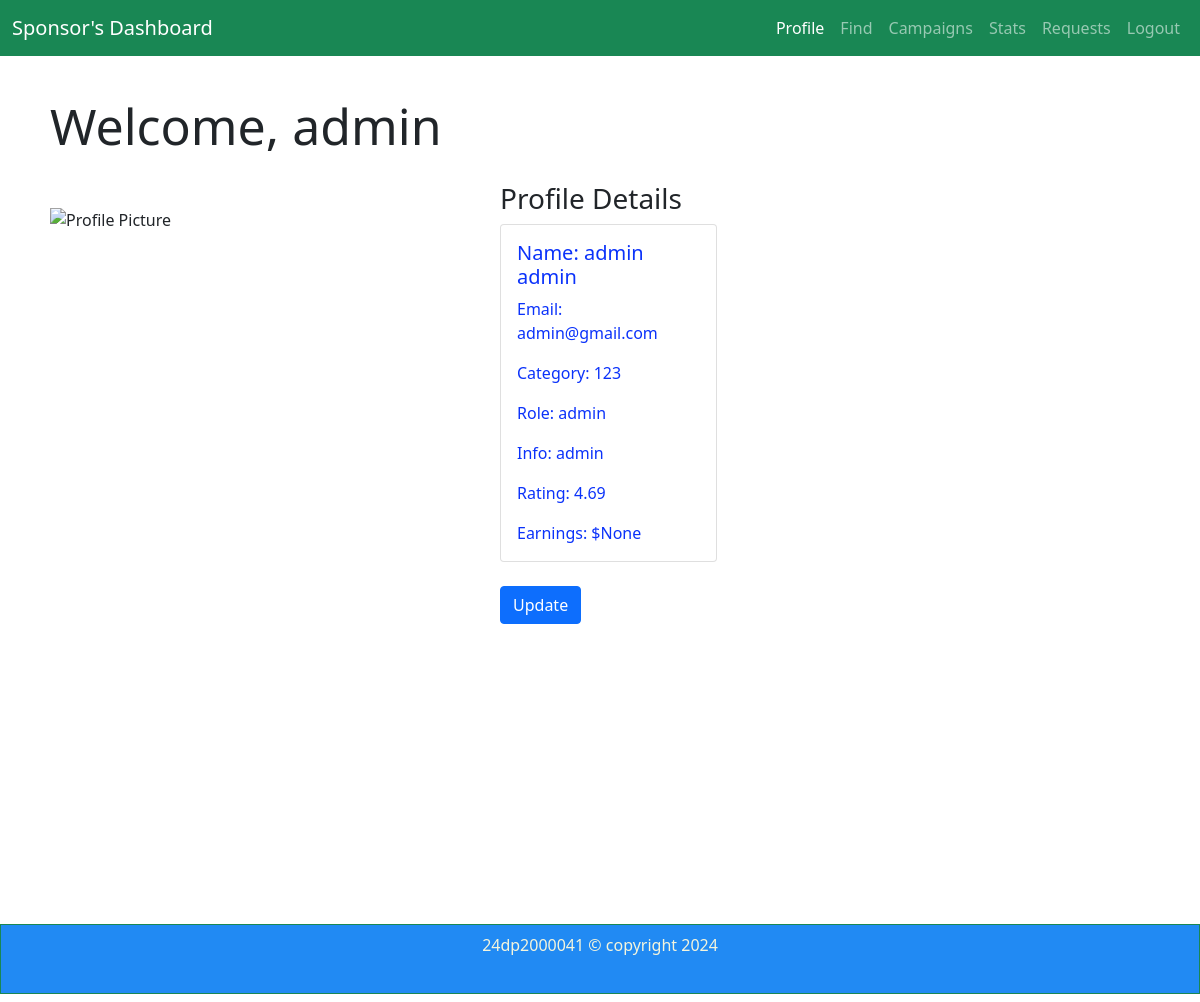
Page /sponsor_dashboard (signed in) on the committed database.
### app.py (models this page shows)
class User(db.Model, UserMixin):
    id = db.Column(db.Integer, primary_key=True)
    fname = db.Column(db.String(50), nullable=False)
    lname = db.Column(db.String(50), nullable=False)
    email = db.Column(db.String(100), unique=True, nullable=False)
    password = db.Column(db.String(200), nullable=False)
    category = db.Column(db.String(50), nullable=False)
    role = db.Column(db.String(50), nullable=False)
    info = db.Column(db.Text, nullable=True)
    profile_pic = db.Column(db.String(100), default='default.jpeg')
    rating = db.Column(db.Integer)
    earnings = db.Column(db.Float)
    @property
    def is_active(self):
        return True

### app.py (the view)
@app.route('/sponsor_dashboard')
@login_required
def sponsor_dashboard():
   return render_template('sponsor_dashboard.html',fname=current_user.fname,user=current_user)

### app.py (called while the page is built)
@login_manager.user_loader
def load_user(user_id):
    return User.query.get(int(user_id))

### templates/sponsor_dashboard.html (shortened to what this page needs)
<!DOCTYPE html>
<html lang="en">
<head>
    <link rel="stylesheet" href="/static/style.css">
    <link href="https://cdn.jsdelivr.net/npm/bootstrap@5.0.2/dist/css/bootstrap.min.css" rel="stylesheet">
</head>
<body>
    <div id="container">
        <div id="panel">
            <nav class="navbar navbar-expand-sm bg-success navbar-dark fixed-top" id="navi">
                <div class="container-fluid">
                    <a class="navbar-brand" href="#">Sponsor's Dashboard</a>
                    <ul class="navbar-nav ml-auto">
                        <div class="collapse navbar-collapse justify-content-end" id="navbarNavDropdown">
                            <ul class="navbar-nav">
                                <li class="nav-item">
                                    <a class="nav-link active" href="/sponsor_dashboard">Profile</a>
                                </li>
                                <li class="nav-item">
                                    <a class="nav-link" href="/find_sponsor">Find</a>
                                </li>
                                <li class="nav-item">
                                    <a class="nav-link" aria-current="page" href="/campaigns">Campaigns</a>
                                </li>
                                <li class="nav-item">
                                    <a class="nav-link" href="/stats_sponsor">Stats</a>
                                </li>
                                <li class="nav-item">
                                    <a class="nav-link" aria-current="page" href="/request_s">Requests</a>
                                </li>
                                <li class="nav-item">
                                    <a class="nav-link" href="/logout">Logout</a>
                                </li>
                            </ul>
                        </div>
                    </ul>
                </div>
            </nav>
        </div>
            <br><br>
<br>
<br>
            </div>
            <h1>Welcome, {{ user.fname }}</h1>
            <br>
            <div class="profile-pic" data-bs-toggle="modal" data-bs-target="#profilePicModal">
                <img src="{{ url_for('static', filename='profile_pics/' ~ user.profile_pic) }}" alt="Profile Picture">
            </div>
            <br>
            <div class="container1">
                <div class="row">
                    <div class="col">
                        <div class="inside">
                            <h3>Profile Details</h3>
                            <div class="row">
                                <div class="col-md-4">
                                    <div class="card mb-4">
                                        <div class="card-body">
                                            <h5 class="card-title">Name: {{ user.fname }} {{ user.lname }}</h5>
                                            <p class="card-text">Email: {{ user.email }}</p>
                                            <p class="card-text">Category: {{ user.category }}</p>
                                            <p class="card-text">Role: {{ user.role }}</p>
                                            <p class="card-text">Info: {{ user.info }}</p>
                                            <p class="card-text">Rating: {{ user.rating }}</p>
                                            <p class="card-text">Earnings: ${{ user.earnings }}</p>
                                        </div>
                                    </div>
                                </div>
                            </div>
                            <button type="button" class="btn btn-primary" data-bs-toggle="modal" data-bs-target="#updateUserModal">
                                Update
                            </button>
                        </div>
                    </div>
                </div>
            </div>
    <div id="footer">
        <div class="border border-success p-2 mb-2" id="kaal">
                      24dp2000041 © copyright 2024
        </div>
</body>
</html>

### Static/style.css (style rules this page uses)
* { margin: 0px; }

### templates/sponsor_dashboard.html (style rules this page uses)
h1 { margin-left:50px ; font-size: 50px; }
.profile-pic { width: 300px; height: 300px; border-radius: 50%; margin-top: 20px; margin-left: 50px; display: flex; box-shadow: 50px; border-color:red ; }
.profile-pic img { width: 75%; height: 75%; border-radius: 0%; box-shadow: 50px; border-color:red ; }
.container1 { margin-top: -350px; margin-left: 500px; }
.card-body { color: rgba(0, 42, 250, 0.962); margin-left: 0px; }
#kaal { background-color: rgb(33, 138, 243); color: beige; text-align: center; padding: 5px; margin-top: 300px; height: 70px; }

### rows in the picture
User: fname "admin", lname "admin", email "admin@gmail.com", category "123", role "admin", info "admin", rating "4.69", earnings "None"
